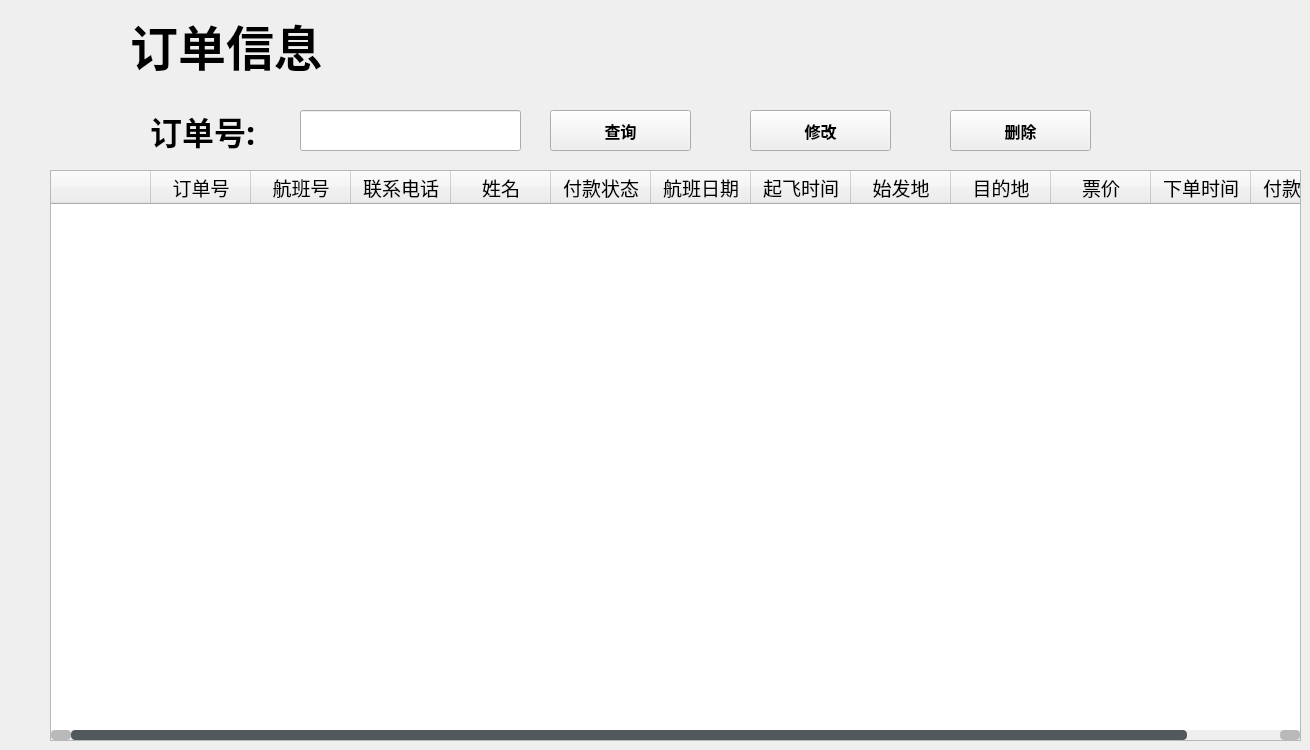
    <widget class="QWidget" name="orderInfoPage">
     <widget class="QTableWidget" name="orderInfoTableWidget">
      <property name="geometry">
       <rect>
        <x>50</x>
        <y>170</y>
        <width>1251</width>
        <height>571</height>
       </rect>
      </property>
      <property name="sizePolicy">
       <sizepolicy hsizetype="Preferred" vsizetype="Preferred">
        <horstretch>0</horstretch>
        <verstretch>0</verstretch>
       </sizepolicy>
      </property>
      <property name="font">
       <font>
        <family>Alibaba PuHuiTi 3.0</family>
        <pointsize>14</pointsize>
       </font>
      </property>
      <property name="styleSheet">
       <string notr="true">/*
 * MacOS Style Sheet for QT Applications
 * Author: Jaime A. Quiroga P.
 * Company: GTRONICK
 * Last updated: 25/12/2020, 23:10.
 * Available at: https://github.com/GTRONICK/QSS/blob/master/MacOS.qss
 */
QMainWindow {
    background-color:#ececec;
}
QPushButton, QToolButton, QCommandLinkButton{
    padding: 0 5px 0 5px;
    border-style: solid;
    border-top-color: qlineargradient(spread:pad, x1:0, y1:0, x2:0, y2:1, stop:0 #c1c9cf, stop:1 #d2d8dd);
    border-right-color: qlineargradient(spread:pad, x1:1, y1:0, x2:0, y2:0, stop:0 #c1c9cf, stop:1 #d2d8dd);
    border-bottom-color: qlineargradient(spread:pad, x1:0, y1:1, x2:0, y2:0, stop:0 #c1c9cf, stop:1 #d2d8dd);
    border-left-color: qlineargradient(spread:pad, x1:0, y1:0, x2:1, y2:0, stop:0 #c1c9cf, stop:1 #d2d8dd);
    border-width: 2px;
    border-radius: 8px;
    color: #616161;
    font-weight: bold;
    background-color: qlineargradient(spread:pad, x1:0.5, y1:0, x2:0.5, y2:1, stop:0 #fbfdfd, stop:0.5 #ffffff, stop:1 #fbfdfd);
}
QPushButton::default, QToolButton::default, QCommandLinkButton::default{
    border: 2px solid transparent;
    color: #FFFFFF;
    background-color: qlineargradient(spread:pad, x1:0.5, y1:0, x2:0.5, y2:1, stop:0 #84afe5, stop:1 #1168e4);
}
QPushButton:hover, QToolButton:hover, QCommandLinkButton:hover{
    color: #3d3d3d;
}
QPushButton:pressed, QToolButton:pressed, QCommandLinkButton:pressed{
    color: #aeaeae;
    background-color: qlineargradient(spread:pad, x1:0.5, y1:0, x2:0.5, y2:1, stop:0 #ffffff, stop:0.5 #fbfdfd, stop:1 #ffffff);
}
QPushButton:disabled, QToolButton:disabled, QCommandLinkButton:disabled{
    color: #616161;
    background-color: qlineargradient(spread:pad, x1:0.5, y1:0, x2:0.5, y2:1, stop:0 #dce7eb, stop:0.5 #e0e8eb, stop:1 #dee7ec);
}
QLineEdit, QTextEdit, QPlainTextEdit, QSpinBox, QDoubleSpinBox, QTimeEdit, QDateEdit, QDateTimeEdit {
    border-width: 2px;
    border-radius: 8px;
    border-style: solid;
    border-top-color: qlineargradient(spread:pad, x1:0.5, y1:1, x2:0.5, y2:0, stop:0 #c1c9cf, stop:1 #d2d8dd);
    border-right-color: qlineargradient(spread:pad, x1:0, y1:0, x2:1, y2:0, stop:0 #c1c9cf, stop:1 #d2d8dd);
    border-bottom-color: qlineargradient(spread:pad, x1:0.5, y1:0, x2:0.5, y2:1, stop:0 #c1c9cf, stop:1 #d2d8dd);
    border-left-color: qlineargradient(spread:pad, x1:1, y1:0, x2:0, y2:0, stop:0 #c1c9cf, stop:1 #d2d8dd);
    background-color: #f4f4f4;
    color: #3d3d3d;
}
QLineEdit:focus, QTextEdit:focus, QPlainTextEdit:focus, QSpinBox:focus, QDoubleSpinBox:focus, QTimeEdit:focus, QDateEdit:focus, QDateTimeEdit:focus {
    border-width: 2px;
    border-radius: 8px;
    border-style: solid;
    border-top-color: qlineargradient(spread:pad, x1:0.5, y1:1, x2:0.5, y2:0, stop:0 #85b7e3, stop:1 #9ec1db);
    border-right-color: qlineargradient(spread:pad, x1:0, y1:0, x2:1, y2:0, stop:0 #85b7e3, stop:1 #9ec1db);
    border-bottom-color: qlineargradient(spread:pad, x1:0.5, y1:0, x2:0.5, y2:1, stop:0 #85b7e3, stop:1 #9ec1db);
    border-left-color: qlineargradient(spread:pad, x1:1, y1:0, x2:0, y2:0, stop:0 #85b7e3, stop:1 #9ec1db);
    background-color: #f4f4f4;
    color: #3d3d3d;
}
QLineEdit:disabled, QTextEdit:disabled, QPlainTextEdit:disabled, QSpinBox:disabled, QDoubleSpinBox:disabled, QTimeEdit:disabled, QDateEdit:disabled, QDateTimeEdit:disabled {
    color: #b9b9b9;
}
QSpinBox::up-button, QDoubleSpinBox::up-button, QTimeEdit::up-button, QDateEdit::up-button, QDateTimeEdit::up-button {
    subcontrol-origin: padding;
    subcontrol-position: top right;
    width: 15px;
    color: #272727;
    border-left-width: 1px;
    border-left-color: darkgray;
    border-left-style: solid;
    border-top-right-radius: 3px;
    padding: 3px;
}
QSpinBox::down-button, QDoubleSpinBox::down-button, QTimeEdit::down-button, QDateEdit::down-button, QDateTimeEdit::down-button {
    subcontrol-origin: padding;
    subcontrol-position: bottom right;
    width: 15px;
    color: #272727;
    border-left-width: 1px;
    border-left-color: darkgray;
    border-left-style: solid;
    border-bottom-right-radius: 3px;
    padding: 3px;
}
QSpinBox::up-button:pressed, QDoubleSpinBox::up-button:pressed, QTimeEdit::up-button:pressed, QDateEdit::up-button:pressed, QDateTimeEdit::up-button:pressed {
    color: #aeaeae;
    background-color: qlineargradient(spread:pad, x1:0.5, y1:0, x2:0.5, y2:1, stop:0 #ffffff, stop:0.5 #fbfdfd, stop:1 #ffffff);
}
QSpinBox::down-button:pressed, QDoubleSpinBox::down-button:pressed, QTimeEdit::down-button:pressed, QDateEdit::down-button:pressed, QDateTimeEdit::down-button:pressed {
    color: #aeaeae;
    background-color: qlineargradient(spread:pad, x1:0.5, y1:0, x2:0.5, y2:1, stop:0 #ffffff, stop:0.5 #fbfdfd, stop:1 #ffffff);
}
QSpinBox::up-button:hover, QDoubleSpinBox::up-button:hover, QTimeEdit::up-button:hover, QDateEdit::up-button:hover, QDateTimeEdit::up-button:hover {
    color: #FFFFFF;
    border-top-right-radius: 5px;
    background-color: qlineargradient(spread:pad, x1:0.5, y1:0, x2:0.5, y2:1, stop:0 #84afe5, stop:1 #1168e4);
    
}
QSpinBox::down-button:hover, QDoubleSpinBox::down-button:hover, QTimeEdit::down-button:hover, QDateEdit::down-button:hover, QDateTimeEdit::down-button:hover {
    color: #FFFFFF;
    border-bottom-right-radius: 5px;
    background-color: qlineargradient(spread:pad, x1:0.5, y1:0, x2:0.5, y2:1, stop:0 #84afe5, stop:1 #1168e4);
}
QSpinBox::up-arrow, QDoubleSpinBox::up-arrow, QTimeEdit::up-arrow, QDateEdit::up-arrow, QDateTimeEdit::up-arrow {
    image: url(/usr/share/icons/Adwaita/16x16/actions/go-up-symbolic.symbolic.png);
}
QSpinBox::down-arrow, QDoubleSpinBox::down-arrow, QTimeEdit::down-arrow, QDateEdit::down-arrow, QDateTimeEdit::down-arrow {
    image: url(/usr/share/icons/Adwaita/16x16/actions/go-down-symbolic.symbolic.png);
}
QProgressBar {
    max-height: 8px;
    text-align: center;
    font: italic bold 11px;
    color: #3d3d3d;
    border: 1px solid transparent;
    border-radius:4px;
    background-color: qlineargradient(spread:pad, x1:0, y1:0, x2:0, y2:1, stop:0 #ddd5d5, stop:0.5 #dad3d3, stop:1 #ddd5d5);
}
QProgressBar::chunk {
    background-color: qlineargradient(spread:pad, x1:0, y1:0, x2:0, y2:1, stop:0 #467dd1, stop:0.5 #3b88fc, stop:1 #467dd1);
    border-radius: 4px;
}
QProgressBar:disabled {
    color: #616161;
}
QProgressBar::chunk:disabled {
    background-color: #aeaeae;
}
QSlider::groove {
    border: 1px solid #bbbbbb;
    background-color: #52595d;
    border-radius: 4px;
}
QSlider::groove:horizontal {
    height: 6px;
}
QSlider::groove:vertical {
    width: 6px;
}
QSlider::handle:horizontal {
    background: #ffffff;
    border-style: solid;
    border-width: 1px;
    border-color: rgb(207,207,207);
    width: 12px;
    margin: -5px 0;
    border-radius: 7px;
}
QSlider::handle:vertical {
    background: #ffffff;
    border-style: solid;
    border-width: 1px;
    border-color: rgb(207,207,207);
    height: 12px;
    margin: 0 -5px;
    border-radius: 7px;
}
QSlider::add-page, QSlider::sub-page {
    border: 1px transparent;
    background-color: #52595d;
    border-radius: 4px;
}
QSlider::add-page:horizontal {
    background: qlineargradient(spread:pad, x1:0, y1:0, x2:0, y2:1, stop:0 #ddd5d5, stop:0.5 #dad3d3, stop:1 #ddd5d5);
}
QSlider::sub-page:horizontal {
    background-color: qlineargradient(spread:pad, x1:0, y1:0, x2:1, y2:0, stop:0 #467dd1, stop:0.5 #3b88fc, stop:1 #467dd1);
}
QSlider::add-page:vertical {
    background-color: qlineargradient(spread:pad, x1:0, y1:0, x2:0, y2:1, stop:0 #467dd1, stop:0.5 #3b88fc, stop:1 #467dd1);
}
QSlider::sub-page:vertical {
    background: qlineargradient(spread:pad, x1:0, y1:0, x2:1, y2:0, stop:0 #ddd5d5, stop:0.5 #dad3d3, stop:1 #ddd5d5);
}
QSlider::add-page:horizontal:disabled, QSlider::sub-page:horizontal:disabled, QSlider::add-page:vertical:disabled, QSlider::sub-page:vertical:disabled {
    background: #b9b9b9;
}
QComboBox, QFontComboBox {
    border-width: 2px;
    border-radius: 8px;
    border-style: solid;
    border-top-color: qlineargradient(spread:pad, x1:0.5, y1:1, x2:0.5, y2:0, stop:0 #c1c9cf, stop:1 #d2d8dd);
    border-right-color: qlineargradient(spread:pad, x1:0, y1:0, x2:1, y2:0, stop:0 #c1c9cf, stop:1 #d2d8dd);
    border-bottom-color: qlineargradient(spread:pad, x1:0.5, y1:0, x2:0.5, y2:1, stop:0 #c1c9cf, stop:1 #d2d8dd);
    border-left-color: qlineargradient(spread:pad, x1:1, y1:0, x2:0, y2:0, stop:0 #c1c9cf, stop:1 #d2d8dd);
    background-color: #f4f4f4;
    color: #272727;
    padding-left: 5px;
}
QComboBox:editable, QComboBox:!editable, QComboBox::drop-down:editable, QComboBox:!editable:on, QComboBox::drop-down:editable:on {
    background: #ffffff;
}
QComboBox::drop-down {
    subcontrol-origin: padding;
    subcontrol-position: top right;
    width: 15px;
    color: #272727;
    border-left-width: 1px;
    border-left-color: darkgray;
    border-left-style: solid;
    border-top-right-radius: 3px;
    border-bottom-right-radius: 3px;
}
QComboBox::down-arrow {
    image: url(/usr/share/icons/Adwaita/16x16/actions/go-down-symbolic.symbolic.png); /*Adawaita icon thene*/
}

QComboBox::down-arrow:on {
    top: 1px;
    left: 1px;
}
QComboBox QAbstractItemView {
    border: 1px solid darkgray;
    border-radius: 8px;
    selection-background-color: #dadada;
    selection-color: #272727;
    color: #272727;
    background: white;
}
QLabel, QCheckBox, QRadioButton {
    color: #272727;
}
QCheckBox {
    padding: 2px;
}
QCheckBox:disabled, QRadioButton:disabled {
    color: #808086;
    padding: 2px;
}

QCheckBox:hover {
    border-radius:4px;
    border-style:solid;
    padding-left: 1px;
    padding-right: 1px;
    padding-bottom: 1px;
    padding-top: 1px;
    border-width:1px;
    border-color: transparent;
}
QCheckBox::indicator:checked {
    image: url(/usr/share/icons/Adwaita/16x16/actions/object-select-symbolic.symbolic.png);
    height: 15px;
    width: 15px;
    border-style:solid;
    border-width: 1px;
    border-color: #48a5fd;
    color: #ffffff;
    border-radius: 3px;
    background-color: qlineargradient(spread:pad, x1:0, y1:0, x2:0, y2:1, stop:0 #48a5fd, stop:0.5 #329cfb, stop:1 #48a5fd);
}
QCheckBox::indicator:unchecked {
    
    height: 15px;
    width: 15px;
    border-style:solid;
    border-width: 1px;
    border-color: #48a5fd;
    border-radius: 3px;
    background-color: #fbfdfa;
}
QLCDNumber {
    color: #616161;;
}
QMenuBar {
    background-color: #ececec;
}
QMenuBar::item {
    color: #616161;
    spacing: 3px;
    padding: 1px 4px;
    background-color: #ececec;
}

QMenuBar::item:selected {
    background-color: #dadada;
    color: #3d3d3d;
}
QMenu {
    background-color: #ececec;
}
QMenu::item:selected {
    background-color: #dadada;
    color: #3d3d3d;
}
QMenu::item {
    color: #616161;;
    background-color: #e0e0e0;
}
QTabWidget {
    color:rgb(0,0,0);
    background-color:#000000;
}
QTabWidget::pane {
    border-color: #050a0e;
    background-color: #e0e0e0;
    border-width: 1px;
    border-radius: 4px;
    position: absolute;
    top: -0.5em;
    padding-top: 0.5em;
}

QTabWidget::tab-bar {
    alignment: center;
}

QTabBar::tab {
    border-bottom: 1px solid #c0c0c0;
    padding: 3px;
    color: #272727;
    background-color: #fefefc;
    margin-left:0px;
}
QTabBar::tab:!last {
    border-right: 1px solid;
    border-right-color: #c0c0c0;
    border-bottom-color: #c0c0c0;
}
QTabBar::tab:first {
    border-top-left-radius: 4px;
    border-bottom-left-radius: 4px;
}
QTabBar::tab:last {
    border-top-right-radius: 4px;
    border-bottom-right-radius: 4px;
}
QTabBar::tab:selected, QTabBar::tab:last:selected, QTabBar::tab:hover {
    color: #FFFFFF;
    background-color: qlineargradient(spread:pad, x1:0.5, y1:0, x2:0.5, y2:1, stop:0 #84afe5, stop:1 #1168e4);
}
QRadioButton::indicator {
    height: 14px;
    width: 14px;
    border-style:solid;
    border-radius:7px;
    border-width: 1px;
}
QRadioButton::indicator:checked {
    border-color: #48a5fd;
    background-color: qradialgradient(cx:0.5, cy:0.5, radius:0.4,fx:0.5, fy:0.5, stop:0 #ffffff, stop:0.5 #ffffff, stop:0.6 #48a5fd, stop:1 #48a5fd);
}
QRadioButton::indicator:!checked {
    border-color: #a9b7c6;
    background-color: #fbfdfa;
}
QStatusBar {
    color:#027f7f;
}

QDial {
    background: #16a085;
}

QToolBox {
    color: #a9b7c6;
    background-color: #222b2e;
}
QToolBox::tab {
    color: #a9b7c6;
    background-color:#222b2e;
}
QToolBox::tab:selected {
    color: #FFFFFF;
    background-color:#222b2e;
}
QScrollArea {
    color: #FFFFFF;
    background-color:#222b2e;
}

QScrollBar:horizontal {
	max-height: 10px;
	border: 1px transparent grey;
	margin: 0px 20px 0px 20px;
	background: transparent;
}
QScrollBar:vertical {
	max-width: 10px;
	border: 1px transparent grey;
	margin: 20px 0px 20px 0px;
	background: transparent;
}
QScrollBar::handle:vertical, QScrollBar::handle:horizontal {
	background: #52595d;
	border-style: transparent;
	border-radius: 4px;
	min-height: 25px;
}
QScrollBar::handle:horizontal:hover, QScrollBar::handle:vertical:hover {
	background: qlineargradient(spread:pad, x1:0, y1:0, x2:1, y2:0, stop:0 #467dd1, stop:0.5 #3b88fc, stop:1 #467dd1);
}
QScrollBar::add-line, QScrollBar::sub-line {
    border: 2px transparent grey;
    border-radius: 4px;
    subcontrol-origin: margin;
    background: #b9b9b9;
}
QScrollBar::add-line:horizontal {
    width: 20px;
    subcontrol-position: right;
}
QScrollBar::add-line:vertical {
    height: 20px;
    subcontrol-position: bottom;
}
QScrollBar::sub-line:horizontal {
    width: 20px;
    subcontrol-position: left;
}
QScrollBar::sub-line:vertical {
    height: 20px;
    subcontrol-position: top;
}
QScrollBar::add-line:vertical:pressed, QScrollBar::add-line:horizontal:pressed, QScrollBar::sub-line:horizontal:pressed, QScrollBar::sub-line:vertical:pressed {
    background: qlineargradient(spread:pad, x1:0, y1:0, x2:1, y2:0, stop:0 #467dd1, stop:0.5 #3b88fc, stop:1 #467dd1);
}
QScrollBar::add-page:horizontal, QScrollBar::sub-page:horizontal, QScrollBar::add-page:vertical, QScrollBar::sub-page:vertical {
    background: none;
}
QScrollBar::up-arrow:vertical {
    image: url(/usr/share/icons/Adwaita/16x16/actions/go-up-symbolic.symbolic.png);
}
QScrollBar::down-arrow:vertical {
    image: url(/usr/share/icons/Adwaita/16x16/actions/go-down-symbolic.symbolic.png);
}
QScrollBar::left-arrow:horizontal {
    image: url(/usr/share/icons/Adwaita/16x16/actions/go-previous-symbolic.symbolic.png);
}
QScrollBar::right-arrow:horizontal {
    image: url(/usr/share/icons/Adwaita/16x16/actions/go-next-symbolic.symbolic.png);
}
</string>
      </property>
      <column>
       <property name="text">
        <string/>
       </property>
       <property name="font">
        <font>
         <family>Alibaba PuHuiTi 3.0</family>
         <pointsize>14</pointsize>
        </font>
       </property>
      </column>
      <column>
       <property name="text">
        <string>订单号</string>
       </property>
       <property name="font">
        <font>
         <family>Alibaba PuHuiTi 3.0</family>
         <pointsize>14</pointsize>
         <bold>false</bold>
        </font>
       </property>
      </column>
      <column>
       <property name="text">
        <string>航班号</string>
       </property>
       <property name="font">
        <font>
         <family>Alibaba PuHuiTi 3.0</family>
         <pointsize>14</pointsize>
        </font>
       </property>
      </column>
      <column>
       <property name="text">
        <string>联系电话</string>
       </property>
       <property name="font">
        <font>
         <family>Alibaba PuHuiTi 3.0</family>
         <pointsize>14</pointsize>
        </font>
       </property>
      </column>
      <column>
       <property name="text">
        <string>姓名</string>
       </property>
       <property name="font">
        <font>
         <family>Alibaba PuHuiTi 3.0</family>
         <pointsize>14</pointsize>
        </font>
       </property>
      </column>
      <column>
       <property name="text">
        <string>付款状态</string>
       </property>
       <property name="font">
        <font>
         <family>Alibaba PuHuiTi 3.0</family>
         <pointsize>14</pointsize>
        </font>
       </property>
      </column>
      <column>
       <property name="text">
        <string>航班日期</string>
       </property>
       <property name="font">
        <font>
         <family>Alibaba PuHuiTi 3.0</family>
         <pointsize>14</pointsize>
        </font>
       </property>
      </column>
      <column>
       <property name="text">
        <string>起飞时间</string>
       </property>
       <property name="font">
        <font>
         <family>Alibaba PuHuiTi 3.0</family>
         <pointsize>14</pointsize>
        </font>
       </property>
      </column>
      <column>
       <property name="text">
        <string>始发地</string>
       </property>
       <property name="font">
        <font>
         <family>Alibaba PuHuiTi 3.0</family>
         <pointsize>14</pointsize>
        </font>
       </property>
      </column>
      <column>
       <property name="text">
        <string>目的地</string>
       </property>
       <property name="font">
        <font>
         <family>Alibaba PuHuiTi 3.0</family>
         <pointsize>14</pointsize>
        </font>
       </property>
      </column>
      <column>
       <property name="text">
        <string>票价</string>
       </property>
       <property name="font">
        <font>
         <family>Alibaba PuHuiTi 3.0</family>
         <pointsize>14</pointsize>
        </font>
       </property>
      </column>
      <column>
       <property name="text">
        <string>下单时间</string>
       </property>
       <property name="font">
        <font>
         <family>Alibaba PuHuiTi 3.0</family>
         <pointsize>14</pointsize>
        </font>
       </property>
      </column>
      <column>
       <property name="text">
        <string>付款时间</string>
       </property>
       <property name="font">
        <font>
         <family>Alibaba PuHuiTi 3.0</family>
         <pointsize>14</pointsize>
        </font>
       </property>
      </column>
     </widget>
     <widget class="QLabel" name="orderInfoLabel">
      <property name="geometry">
       <rect>
        <x>130</x>
        <y>10</y>
        <width>241</width>
        <height>71</height>
       </rect>
      </property>
      <property name="font">
       <font>
        <family>Alibaba PuHuiTi 3.0</family>
        <pointsize>36</pointsize>
        <bold>true</bold>
       </font>
      </property>
      <property name="text">
       <string>订单信息</string>
      </property>
     </widget>
     <widget class="QPushButton" name="orderQueryPushButton">
      <property name="geometry">
       <rect>
        <x>550</x>
        <y>110</y>
        <width>141</width>
        <height>41</height>
       </rect>
      </property>
      <property name="font">
       <font>
        <family>Alibaba PuHuiTi 3.0</family>
        <pointsize>12</pointsize>
        <bold>true</bold>
       </font>
      </property>
      <property name="text">
       <string>查询</string>
      </property>
     </widget>
     <widget class="QPushButton" name="orderModifyPushButton">
      <property name="geometry">
       <rect>
        <x>750</x>
        <y>110</y>
        <width>141</width>
        <height>41</height>
       </rect>
      </property>
      <property name="font">
       <font>
        <family>Alibaba PuHuiTi 3.0</family>
        <pointsize>12</pointsize>
        <bold>true</bold>
       </font>
      </property>
      <property name="text">
       <string>修改</string>
      </property>
     </widget>
     <widget class="QPushButton" name="orderDeletePushButton">
      <property name="geometry">
       <rect>
        <x>950</x>
        <y>110</y>
        <width>141</width>
        <height>41</height>
       </rect>
      </property>
      <property name="font">
       <font>
        <family>Alibaba PuHuiTi 3.0</family>
        <pointsize>12</pointsize>
        <bold>true</bold>
       </font>
      </property>
      <property name="text">
       <string>删除</string>
      </property>
     </widget>
     <widget class="QLabel" name="orderNumLabel">
      <property name="geometry">
       <rect>
        <x>150</x>
        <y>110</y>
        <width>131</width>
        <height>41</height>
       </rect>
      </property>
      <property name="font">
       <font>
        <family>Alibaba PuHuiTi 3.0</family>
        <pointsize>24</pointsize>
        <bold>true</bold>
       </font>
      </property>
      <property name="text">
       <string>订单号:</string>
      </property>
     </widget>
     <widget class="QLineEdit" name="orderNumLineEdit">
      <property name="geometry">
       <rect>
        <x>300</x>
        <y>110</y>
        <width>221</width>
        <height>41</height>
       </rect>
      </property>
      <property name="font">
       <font>
        <family>Alibaba PuHuiTi 3.0</family>
        <pointsize>24</pointsize>
       </font>
      </property>
     </widget>
    </widget>
